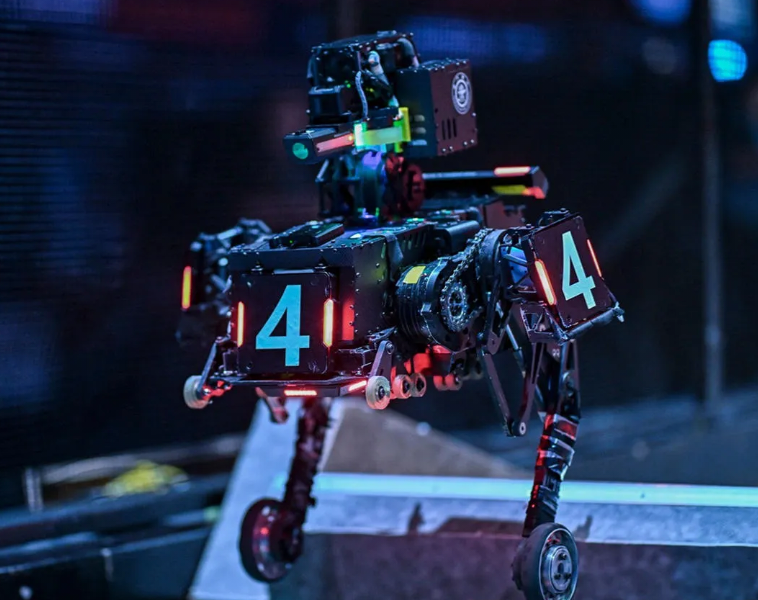
//> input picture imgs/RGB.png, 758 x 600 px
$ ./Chapter5   (built with g++ and OpenCV 4)
//> lines starting //> are read from the running program, lines starting //| are printed output that depends on the picture; after the words box and inside, x2 and y2 are one past the last pixel; in counts of white or black regions, pixels touching at a corner belong together
#include <iostream>
#include <opencv2/opencv.hpp>

float w = 250, h = 350;
cv::Mat matrix, imgWarp;

int main(){
    cv::Mat img = cv::imread("/home/qtl/桌面/Visual Studio Code/imgs/RGB.png");
//> img is the input picture: 600 rows x 758 cols, CV_8UC3; mean B, G, R 70.8, 45.2, 32.4

    cv::imshow("Img", img);
    std::cout<<img.size()<<std::endl;   //显示图像大小
//| [758 x 600]

    cv::Point2f src[4] = {{529, 146}, {671, 190}, {405, 395}, {574, 457}};      //本地图像取点
    cv::Point2f dst[4] = {{0.0f, 0.0f}, {w, 0.0f}, {0.0f, h}, {w, h}};          //目标图像点

    for(int i = 0; i < 4; i++){
        cv::circle(img, src[i], 10, cv::Scalar(0, 0, 255), cv::FILLED);         //本地图像取点画圆
    }
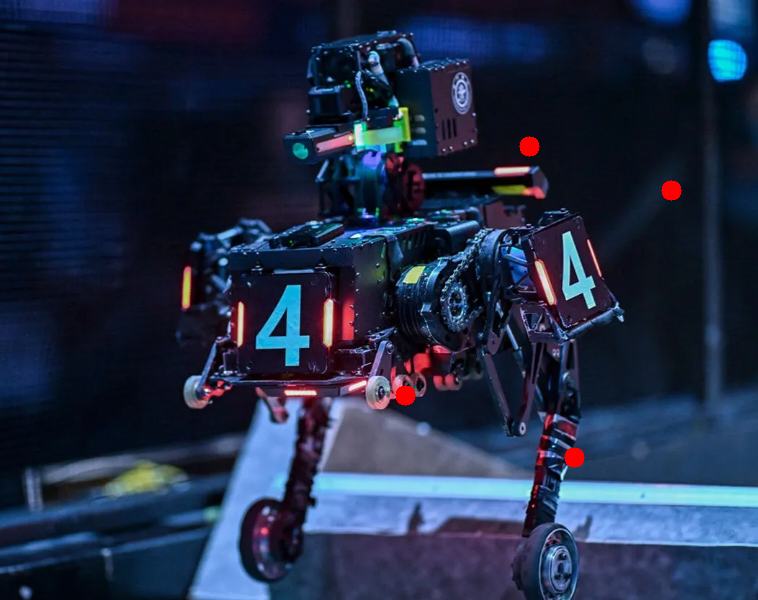
//> img: 600 rows x 758 cols, CV_8UC3; 0.28% of pixels changed, all inside (x1, y1, x2, y2) = (395, 136, 682, 468)

    matrix = cv::getPerspectiveTransform(src, dst);                             //计算透视变换
    cv::warpPerspective(img, imgWarp, matrix, cv::Point(w, h));                 //执行透视变换
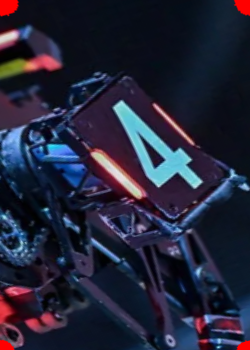
//> imgWarp: 350 rows x 250 cols, CV_8UC3; mean B, G, R 57.1, 37.6, 35.9

    cv::imshow("Img", img);
    cv::imshow("Img_Warp", imgWarp);
    cv::waitKey(0);
    return 0;
}
